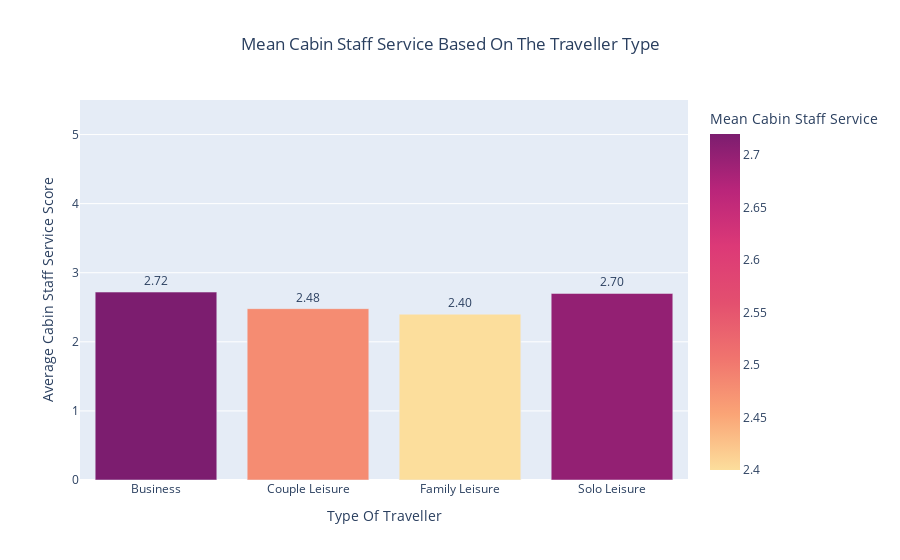

Notebook code cell kept with this figure:
### Code cell
if 'Type Of Traveller' in df.columns:
    df = df[df['Type Of Traveller'] != 0]
mean_service_by_traveller_type = df.groupby('Type Of Traveller')['Cabin Staff Service'].mean().round(2).reset_index()

fig7 = px.bar(
    mean_service_by_traveller_type,
    x = 'Type Of Traveller',
    y = 'Cabin Staff Service',
    text = 'Cabin Staff Service',
    title = 'Mean Cabin Staff Service Based On The Traveller Type',
    labels = {'Type Of Traveller': 'Type Of Traveller', 'Cabin Staff Service': 'Mean Cabin Staff Service'},
    color = 'Cabin Staff Service',
    color_continuous_scale = 'Sunsetdark'

)

fig7.update_traces(texttemplate='%{text:.2f}', textposition='outside')
fig7.update_layout(
    xaxis_title='Type Of Traveller',
    yaxis_title='Average Cabin Staff Service Score',
    yaxis=dict(range=[0, top_15_airlines['Mean Cabin Staff Service'].max() + 0.5]),
    title_x= 0.5
)

print(fig7.show())

### Figure 1 — Plotly figure (JSON) as saved in the notebook; plotly's stock layout.template omitted (floating-point values rounded to 4 significant figures)
{"data": [{"alignmentgroup": "True", "hovertemplate": "Type Of Traveller=%{x}<br>Mean Cabin Staff Service=%{marker.color}<extra></extra>", "legendgroup": "", "marker": {"color": [2.72, 2.48, 2.4, 2.7], "coloraxis": "coloraxis", "pattern": {"shape": ""}}, "name": "", "offsetgroup": "", "orientation": "v", "showlegend": false, "text": [2.72, 2.48, 2.4, 2.7], "textposition": "outside", "texttemplate": "%{text:.2f}", "type": "bar", "x": ["Business", "Couple Leisure", "Family Leisure", "Solo Leisure"], "xaxis": "x", "y": [2.72, 2.48, 2.4, 2.7], "yaxis": "y"}], "layout": {"autosize": true, "barmode": "relative", "coloraxis": {"colorbar": {"title": {"text": "Mean Cabin Staff Service"}}, "colorscale": [[0, "rgb(252, 222, 156)"], [0.1667, "rgb(250, 164, 118)"], [0.3333, "rgb(240, 116, 110)"], [0.5, "rgb(227, 79, 111)"], [0.6667, "rgb(220, 57, 119)"], [0.8333, "rgb(185, 37, 122)"], [1, "rgb(124, 29, 111)"]]}, "legend": {"tracegroupgap": 0}, "title": {"text": "Mean Cabin Staff Service Based On The Traveller Type", "x": 0.5}, "xaxis": {"anchor": "y", "autorange": true, "domain": [0, 1], "range": [-0.5, 3.5], "title": {"text": "Type Of Traveller"}, "type": "category"}, "yaxis": {"anchor": "x", "domain": [0, 1], "range": [0, 5.5], "title": {"text": "Average Cabin Staff Service Score"}, "type": "linear"}}}
